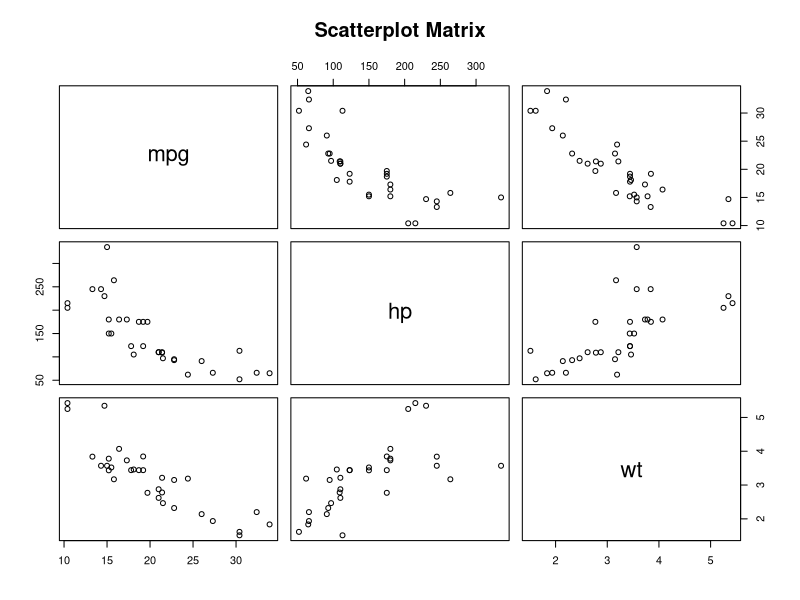
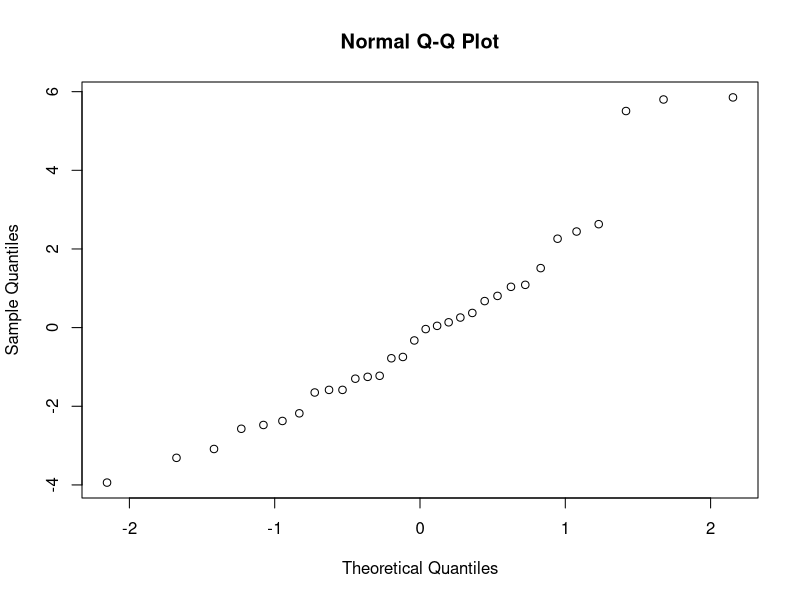
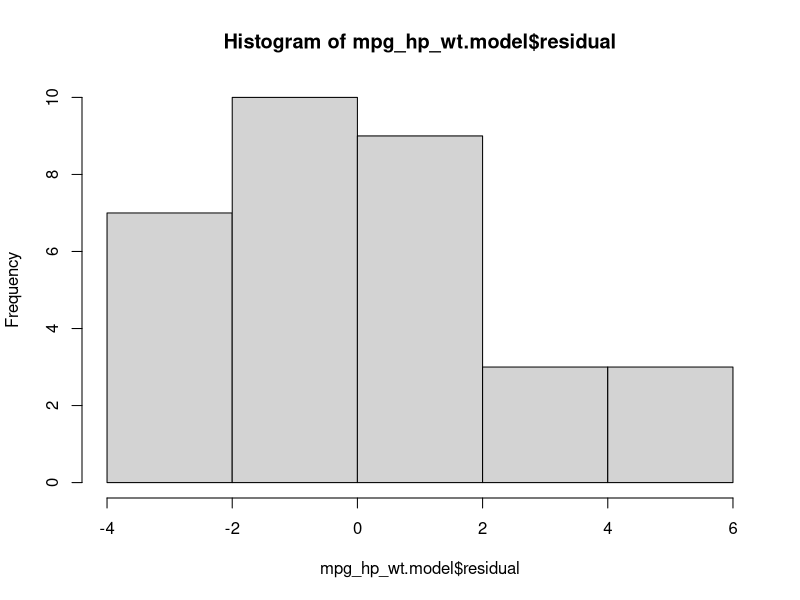

Here is the R script that generated these plots, in order:
## ---- chunk 1
n <- 237
p <- 3
ss.e <- 23565
ss.t <- 104682

# ss.e + ss.r = ss.t => ss.r = ss.t - ss.e
ss.r <- ss.t - ss.e

df.r <- p-1
df.e <- n-p
df.t <- n-1

ms.r <- ss.r / df.r
ms.e <- ss.e / df.e

# sample variance
ms.t <- ss.t / df.t

B0.est <- -182.57923
B1.est <- 8.56069
B2.est <- 0.28066

B0.se <- 7.41169
B1.se <- 0.31150
B2.se <- 0.04621

## ---- chunk 2
anova_table <- data.frame(
   type = c("regression","residual","total"), 
   ss = c(ss.r,ss.e,ss.t),
   dof = c(df.r,df.e,df.t),
   ms = c(ms.r,ms.e,ms.t)
)
knitr::kable(anova_table, digits=2, caption = "ANOVA table.")
## ---- chunk 3
F.ratio=ms.r/ms.e
p_value=1-pf(F.ratio,p,n-p)	#p-value from the F test
cat("test statistic F0 =",F.ratio, "with p-value", p_value, "\n")
## ---- chunk 4
B1.t0 <- B1.est / B1.se
B2.t0 <- B2.est / B2.se
cat("B1.t0 =",B1.t0,"\n")
cat("B2.t0 =",B2.t0,"\n")

#p-value from the T test
B1.pval=2*pt(-1*abs(B1.t0),df=n-p)
B2.pval=2*pt(-1*abs(B2.t0),df=n-p)
cat("B1 pvalue =",B1.pval,",B2 pvalue =", B2.pval)
## ---- chunk 5
#R2 <- 1 - ss.e / ss.t
R2 <- ss.r / ss.t
cat("R2 =",R2,"\n")
## ---- chunk 6
pairs(mpg~hp+wt,mtcars, main="Scatterplot Matrix")		#construct scatterplots 
## ---- chunk 7
#### Regression Analysis Using lm() ####

# fit a multiple regression model
mpg_hp_wt.model=lm(mpg~hp+wt, data=mtcars)

# get details from the regression output
summary(mpg_hp_wt.model)

# get the anova table
anova(mpg_hp_wt.model)
## ---- chunk 8
# construct qq plot of the residuals
qqnorm(mpg_hp_wt.model$residual)
## ---- chunk 9
# construct a histogram plot of the residuals
hist(mpg_hp_wt.model$residual)
## ---- chunk 10
#### Testing on group of coefficients
result.full=lm(mpg~hp+wt, data=mtcars)
result.red_x1=lm(mpg~hp, data=mtcars)
result.red_x2=lm(mpg~wt, data=mtcars)
summary(result.full)	#get details from the regression output
anova(result.full)		#ANOVA table for the full model
anova(result.red_x1)		#ANOVA table for the reduced model
anova(result.red_x2)		#ANOVA table for the reduced model
anova(result.red_x1,result.full,test = "F")	#F-test for the effect of act and year togother
## ---- chunk 11
#### Regression analysis using matrix methods ####
p3.Y <- mtcars[c("mpg")]
rownames(p3.Y) <- NULL
colnames(p3.Y) <- NULL
p3.Y <- data.matrix(p3.Y)
p3.n <- nrow(p3.Y)
p3.X <- mtcars[c("hp","wt")]
rownames(p3.X) <- NULL
colnames(p3.X) <- NULL
p3.X <- cbind(rep(1,p3.n),data.matrix(p3.X))

p3.XtX=t(p3.X)%*%p3.X		#get X'X
p3.C=solve(p3.XtX)

p3.coeffs=p3.C%*%t(p3.X)%*%p3.Y	#Least Squares result

print(p3.coeffs)

# number of parameters p
p3.p <- 3

# degrees of freedom for SSR,SSE,and SST respectively
p3.df.r <- p3.p-1
p3.df.e <- p3.n-p3.p
p3.df.t <- p3.n-1

# SSE = y'y - B'x'y
p3.ss.e=t(p3.Y)%*%p3.Y-t(p3.coeffs)%*%t(p3.X)%*%p3.Y       # calculate SSE
p3.ms.e=p3.ss.e/p3.df.e # calculate MSE

# SSR = B'X'y - n avg(y)^2
p3.ss.r=(t(p3.coeffs)%*%t(p3.X)%*%p3.Y-p3.n*mean(p3.Y)^2)	  # calculate SSR
p3.ms.r=p3.ss.r/p3.df.r	                                # calculate MSR

# SST = sum(y[i] - avg(y))
#     = y'y - n*avg(y)
p3.ss.t=t(p3.Y)%*%p3.Y-p3.n*mean(p3.Y)^2                	# calculate SSTO
p3.ms.t=p3.ss.t/p3.df.t

# estimate of sigma^2 is mean squared error (MSE)
p3.sigma2_hat = p3.ms.e
print(p3.sigma2_hat)

# covariance matrix for coefficient estimators
p3.cov=p3.sigma2_hat[1]*p3.C
print(p3.C)

p3.r.sq=(t(p3.coeffs)%*%t(p3.X)%*%p3.Y-p3.n*mean(p3.Y)^2)/p3.ss.t  # calculate R-square
print(p3.r.sq)
p3.F.ratio=p3.ms.r/p3.ms.e		#F test for overall model significance
p3.pval=1-pf(p3.F.ratio,2,p3.n-3)	#p-value from the F test

p3.anova <- data.frame(
   type = c("regression","residual","total"), 
   ss = c(p3.ss.r,p3.ss.e,p3.ss.t),
   dof=c(p3.df.r,p3.df.e,p3.df.t),
   ms = c(p3.ms.r,p3.ms.e,p3.ms.t)
)
knitr::kable(p3.anova, digits=2, caption = "ANOVA table.")

p3.B0.est = p3.coeffs[1]
p3.B0.se = sqrt(p3.ms.e*p3.C[1,1])

p3.B1.est = p3.coeffs[2]
p3.B1.se = sqrt(p3.ms.e*p3.C[2,2])

p3.B2.est = p3.coeffs[3]
p3.B2.se = sqrt(p3.ms.e*p3.C[3,3])

p3.B0.t0 <- p3.B0.est / p3.B0.se
p3.B1.t0 <- p3.B1.est / p3.B1.se
p3.B2.t0 <- p3.B2.est / p3.B2.se


cat("overall F0 =",p3.F.ratio,"pval =",p3.pval)
cat("B0 =",p3.B0.est,"se(B0) =",p3.B0.se,"t0 =",p3.B0.t0)
cat("B1 =",p3.B1.est,"se(B1) =",p3.B1.se,"t0 =",p3.B1.t0)
cat("B2 =",p3.B2.est,"se(B2) =",p3.B2.se,"t0 =",p3.B2.t0)

##### code for confidence intervals
x0 <- c(1,100,4)
yhat=t(p3.coeffs)%*%x0
print(yhat)
se.yhat=sqrt(p3.ms.e*t(x0)%*%p3.C%*%x0)		#std.error for the mean response
CI.l=yhat-qt(0.975,n-3)*se.yhat
CI.u=yhat+qt(0.975,n-3)*se.yhat 	#the lower/upper limit for a 95% CI
print(CI.l)
print(CI.u)

